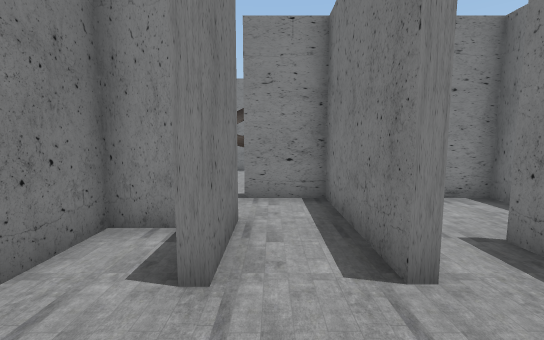
[1] (above)

22 first-person views from a walk through a 3-D level made in the Unity game engine. The camera is 1.4 m above the floor, tilts 6° down and sees 90° across. The floor is counted in squares, 1 m on a side. Each view is taken from the middle of a square. On the plan, view 1 faces up. The plan holds only what a view shows up to about 13 squares ahead; the rest is blank. The place goes on beyond the plan. The player character is not drawn. Some surface patterns are stand-ins.

[2]
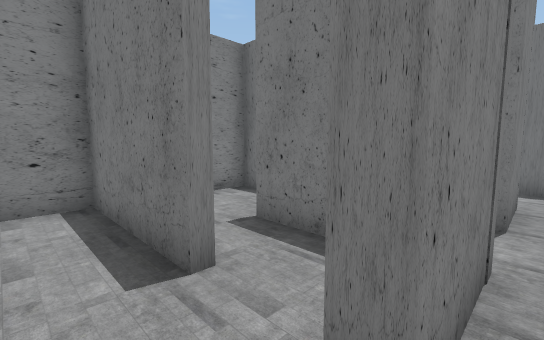

[3]
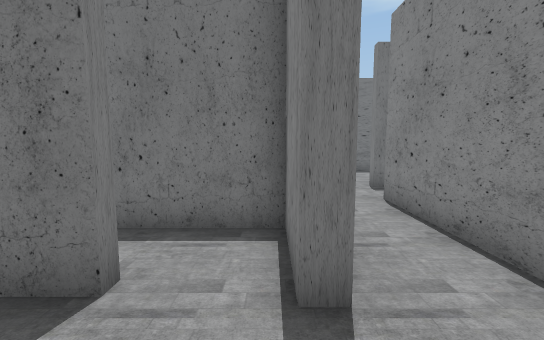

[4]
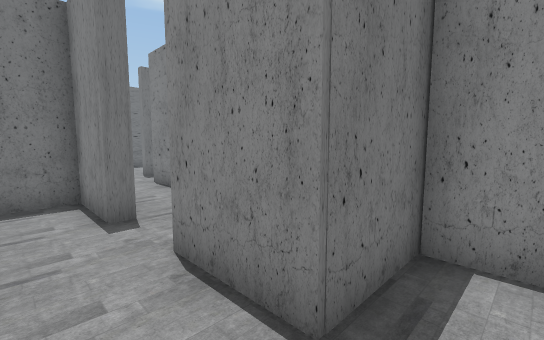

[5]
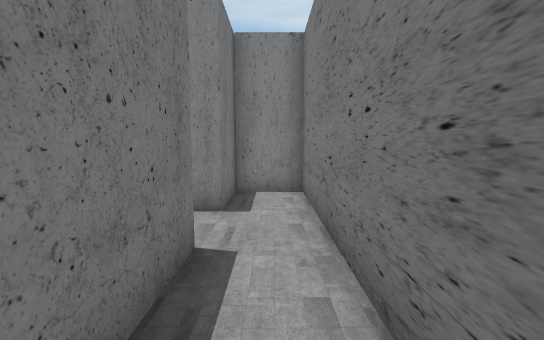

[6]
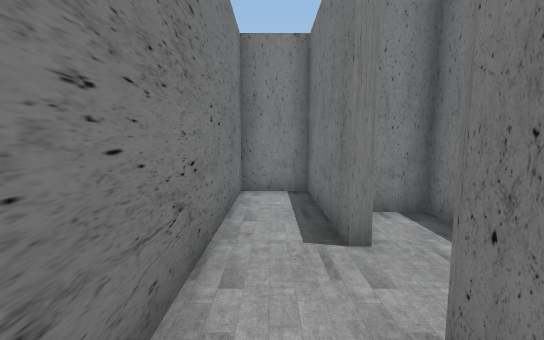

[7]
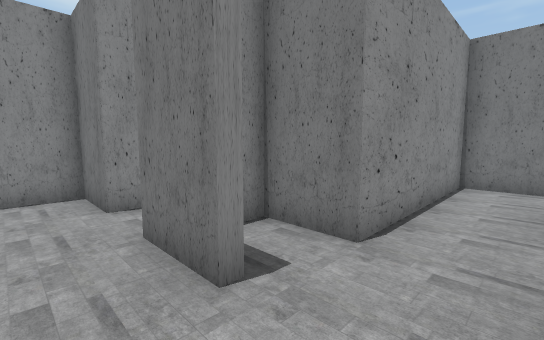

[8]
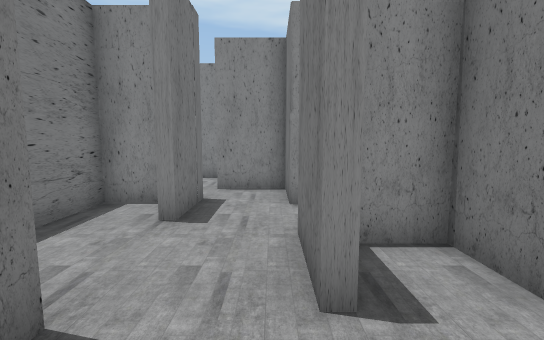

[9]
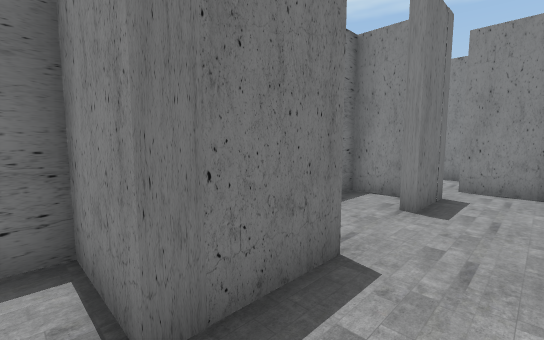

[10]
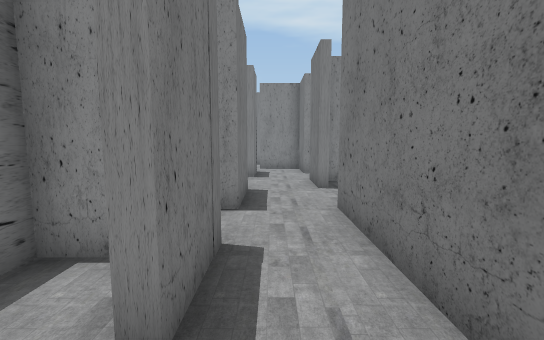

[11]
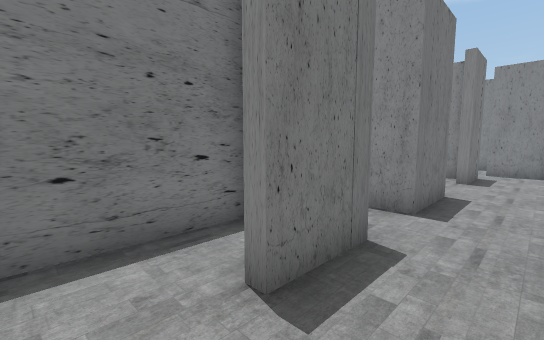

[12]
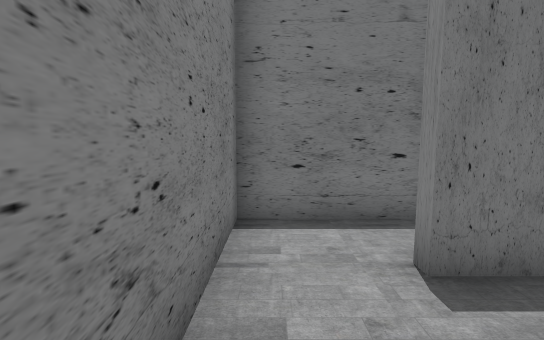

[13]
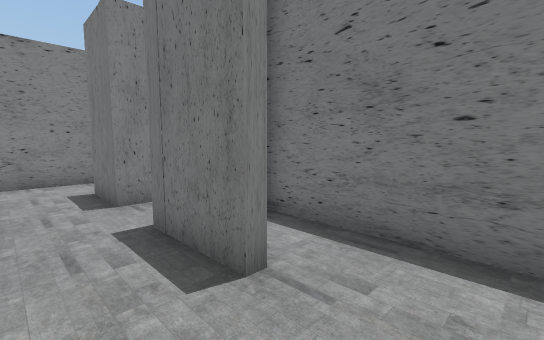

[14]
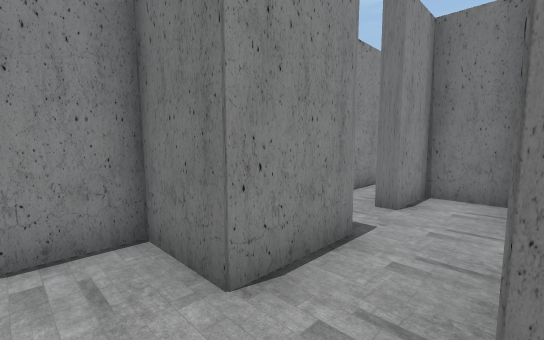

[15]
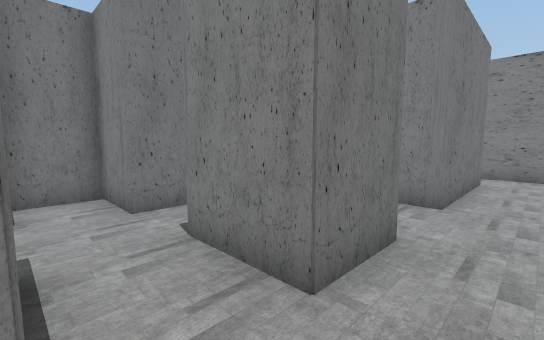

[16]
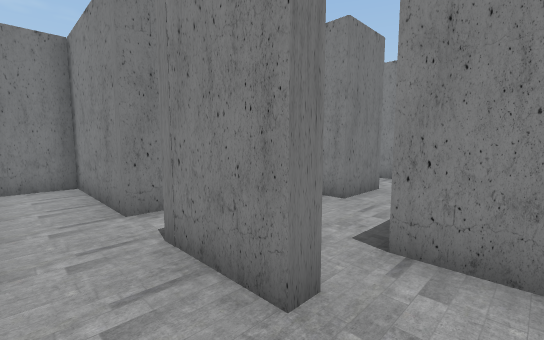

[17]
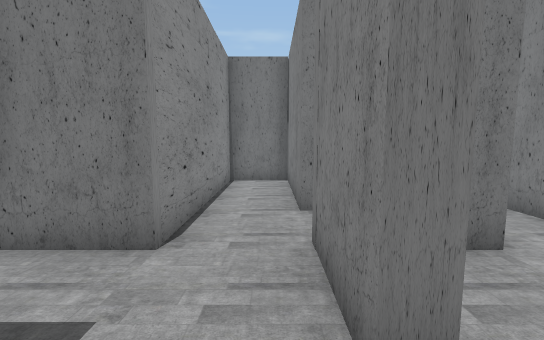

[18]
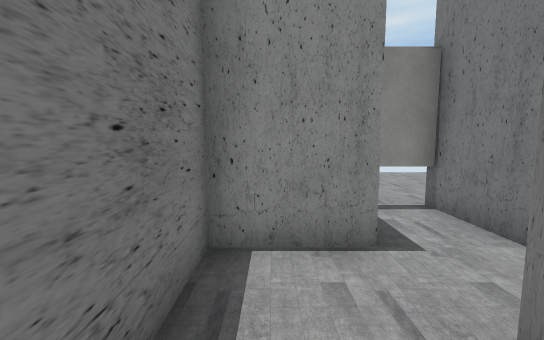

[19]
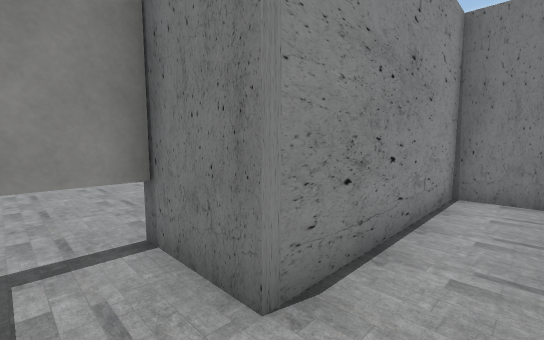

[20]
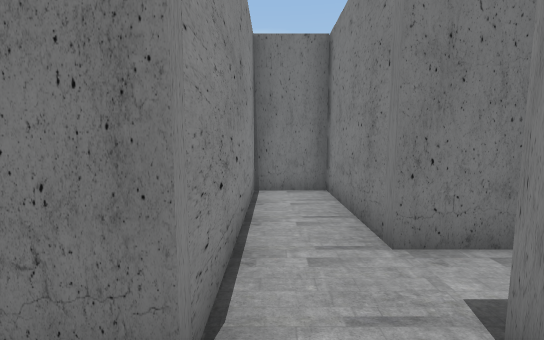

[21]
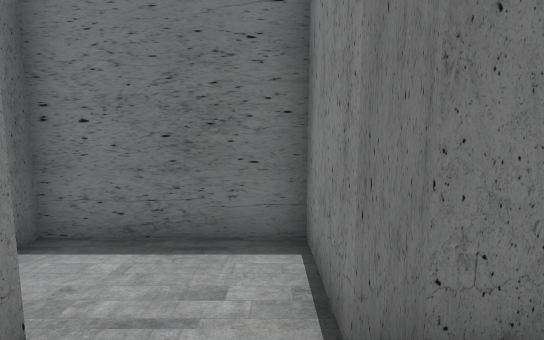

[22]
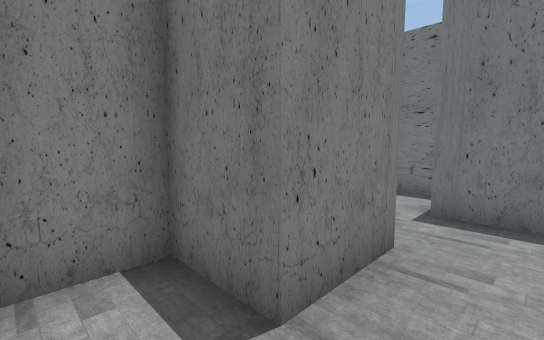

### Floor plan
Points are (right, up) in squares from view 1. A wall is a line through its corners. A room is listed if a view was taken in it or the views show most of it. See-through windows are left out.
Room 1 (views 1, 2)
walls: (-0.7, 0.1) (-0.7, -1.7) (3.4, -1.7); (3.6, 0.3) (1.3, 0.3)
ways out: opening at (0.5, 0) to room 2; opening at (2.5, -1) to room 8
Room 2 (views 3, 4, 5, 6)
walls: (-3, 2.5) (-3, 6.6) (-4.9, 6.6) (-4.9, -1.7) (-3, -1.7) (-3, 0.5) (-0.6, 0.5); (-0.9, 4.3) (-2.7, 4.3) (-2.7, 2.5); (-0.7, 4.9) (-0.7, 2.5) (-1, 2.5); (1.3, 0.3) (1.3, 0.8) (3.3, 0.8) (3.3, 3.8); (1.8, 2.5) (1.3, 2.5) (1.3, 6.6) (-0.5, 6.6)
ways out: opening at (0.5, 0) to room 1; opening at (0, 6)
Room 3 (views 7, 8, 13, 14)
walls: (7.3, -2.5) (7.3, -2); (7.6, -2) (7.6, -4.1) (5.2, -4.1); (10.1, -1.9) (9.7, -1.9) (9.7, 0.5); (9.7, -4.7) (10.1, -4.7); (5.6, -1.7) (5.6, -3.6) (7, -3.6); (7.6, 0.3) (5.4, 0.3); (10.2, -6.2) (11.8, -6.2) (11.8, 0); (5.2, -6) (7.6, -6)
ways out: opening at (8.5, 0) to room 4; opening at (8.5, -6) to room 6; opening at (6, -1) to room 8; opening at (4, -5) to room 10
Room 4 (view 9)
walls: (10.5, 2.4) (9.7, 2.4) (9.7, 4.4); (9.7, 0.5) (11.8, 0.5) (11.8, 1.9); (7.6, 5) (7.6, 0.3)
ways out: opening at (8.5, 0) to room 3; opening at (8.5, 3.5) to room 5
Room 5 (views 10, 11, 12)
walls: (9.7, 4.4) (10.1, 4.4); (10.9, 2.8) (11.8, 2.8) (11.8, 6.6) (7.4, 6.6)
ways out: opening at (8.5, 3.5) to room 4
Room 6 (views 15, 18)
walls: (7.6, -6) (7.6, -8) (9.6, -8); (11.8, -7.6) (11.8, -6.6) (9.7, -6.6) (9.7, -4.7)
ways out: opening at (8.5, -6) to room 3; opening at (10.5, -8) to room 7
Room 7 (views 16, 17, 19, 20, 21)
walls: (9.7, -11.8) (9.7, -10.5) (11.8, -10.5) (11.8, -7.6); (9.6, -8) (9.6, -8.4) (7.2, -8.4); (6.4, -10.5) (7.6, -10.5) (7.6, -13); (7.5, -12.6) (9.1, -12.6)
ways out: opening at (10.5, -8) to room 6; opening at (7, -9.5) to room 9
Room 8 (view 22)
walls: (5.4, 0.3) (5.4, 2.1) (3.9, 2.1); (3.4, -1.7) (5.6, -1.7)
ways out: opening at (2.5, -1) to room 1; opening at (6, -1) to room 3
Room 9 (no view inside)
walls: (5.6, -6.8) (5.6, -8.4) (1.3, -8.4) (1.3, -10.5) (6.4, -10.5)
ways out: opening at (7, -9.5) to room 7
Room 10 (no view inside)
walls: (3.5, -3) (3.5, -4.3) (1.5, -4.3) (1.5, -6) (3.5, -6)
ways out: opening at (4, -5) to room 3; opening at (4, -6)

Positions as (right, up) in squares from view 1, and headings:
1: (0, 0), facing up
2: (0, 0), facing up-right
3: (-1, 1), facing right
4: (-4, 2), facing down-right
5: (-4, 6), facing down
6: (-4, -1), facing up
7: (9, 0), facing down-left
8: (8, 0), facing down
9: (8, 1), facing down-right
10: (9, 6), facing down
11: (8, 6), facing down-right
12: (7, 6), facing right
13: (8, -4), facing up-right
14: (9, -4), facing down-left
15: (9, -6), facing up-left
16: (11, -10), facing up-left
17: (11, -9), facing left
18: (11, -7), facing down
19: (9, -9), facing down-left
20: (9, -10), facing left
21: (8, -10), facing right
22: (4, -1), facing up-right
